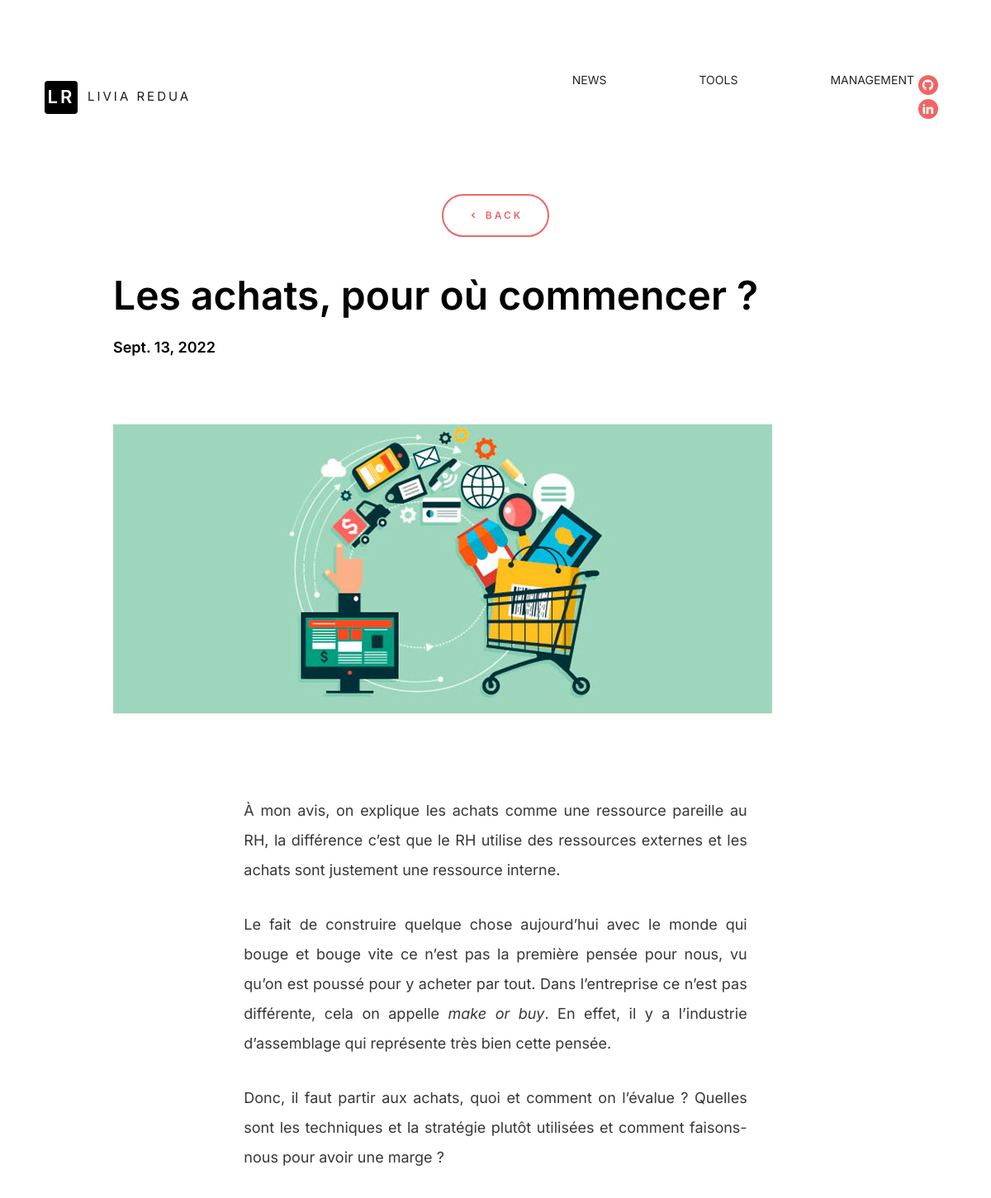
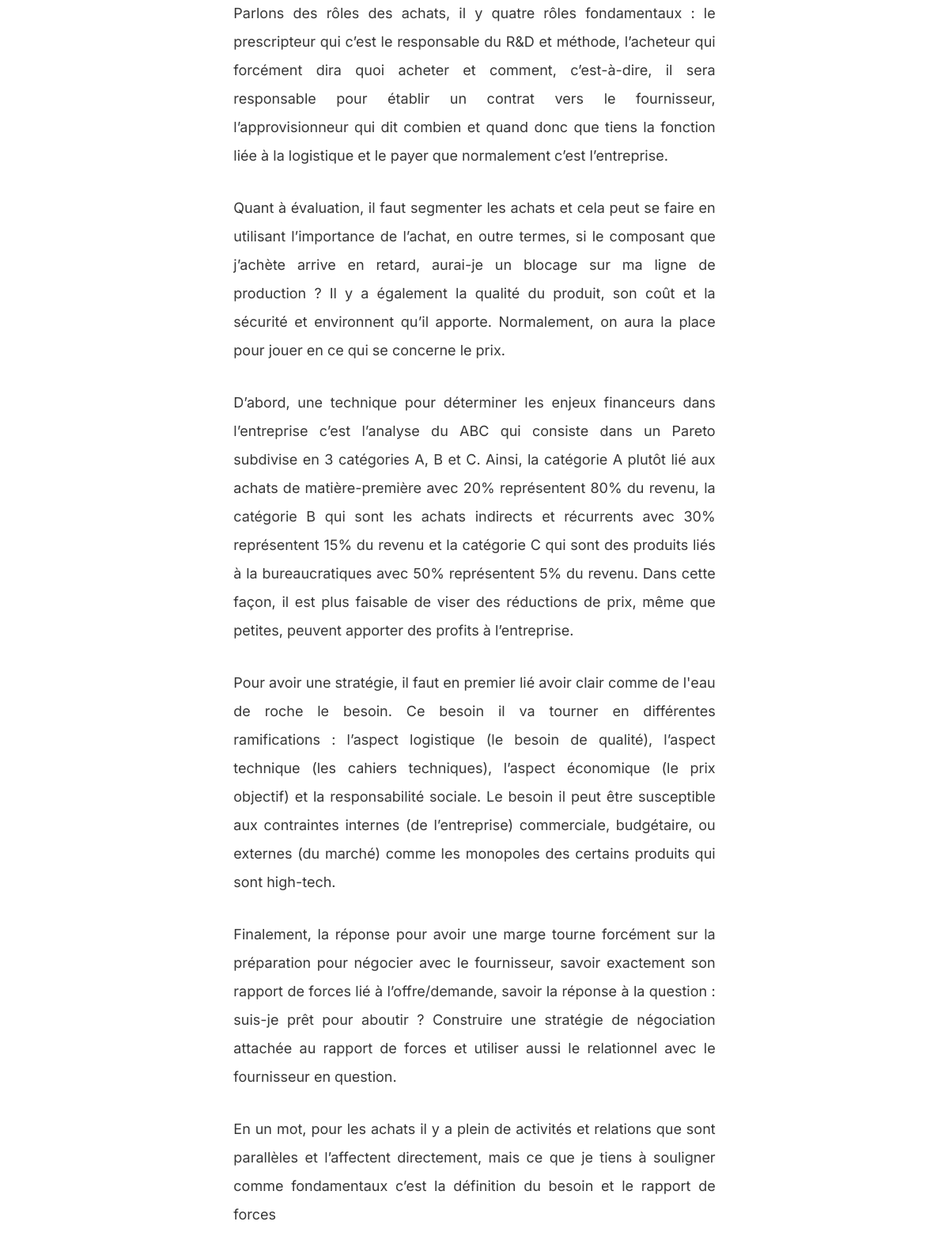
The app's page /detailsArt/2 with its own data (2 pictures, top to bottom).
### blog/models.py (models this page shows, shortened)
class Profile(models.Model):
    first_name = models.CharField('Nome',max_length=30)
    last_name = models.CharField('Sobrenome',max_length=30)
    birth = models.IntegerField('Data de Nascimento')
    linkedin = models.CharField('Likedin',max_length=50)
    gitHub = models.CharField('GitHub',max_length=50)

class DetailsArticles(models.Model):
    idArt = models.ForeignKey(Articles, on_delete=models.CASCADE)
    title = models.CharField('Tile',max_length=50)
    subtitle = models.CharField('Subtile',max_length=30, blank=True)
    year = models.DateField(auto_now=True)
    description = models.TextField('Description')

### blog/views.py (the view)
# urls.py: path('detailsArt/<int:idArt>', detailArt, name='detailArt'),
def detailArt(request, idArt):
    profile = Profile.objects.get(id=1)
    choisenItem = DetailsArticles.objects.get(idArt=idArt)
    data = {
        'profile': {
            'first_name': profile.first_name,
            'last_name': profile.last_name,
            'birth': profile.birth,
            'linkedin': profile.linkedin,
            'gitHub': profile.gitHub
        },
        'detail': {
            'title': choisenItem.title,
            'subtitle': choisenItem.subtitle,
            'year': choisenItem.year,
            'description': choisenItem.description,
            'image': choisenItem.idArt.image.url
        }
    }
    return render(request, 'detailsArt.html', data)

### blog/templates/detailsArt.html (shortened to what this page needs)
{% load static %}
<!doctype html>
<html lang="en">
<head>
  <link href="https://cdn.jsdelivr.net/npm/remixicon@2.5.0/fonts/remixicon.css" rel="stylesheet">
  <link href="https://cdn.jsdelivr.net/npm/bootstrap@5.0.2/dist/css/bootstrap.min.css" rel="stylesheet"
>
  <link href="https://unpkg.com/aos@2.3.1/dist/aos.css" rel="stylesheet">
  <link href="../static/assets/css/main.css" rel="stylesheet">
</head>
<body>
  <header class="ds-header" id="site-header">
    <div class="container">
      <div class="ds-header-inner">
        <div class="col-11">
          <nav class="navbar navbar-light bg-lignt navbar-expand-lg">
            <div class="container-fluid">
              <div class="col-7">
                <a class="navbar-brand ds-logo" href={% url 'news' %}>
                  <span>LR</span>{{profile.first_name}} {{profile.last_name}}
              </div>
              <div class="col-5">
                <div class="collapse navbar-collapse" id="navbarNav">
                  <ul class="navbar-nav ">
                    <li class="nav-item">
                      <a class="nav-link text-dark" href={% url 'news' %}>NEWS</a>
                    </li>
                    <li class="nav-item">
                      <a class="nav-link text-dark" href={% url 'tools' %}>TOOLS</a>
                    </li>
                    <li class="nav-item">
                      <a class="nav-link text-dark" href={% url 'management' %}>MANAGEMENT</a>
                    </li>
                  </ul>
                </div>
              </div>
            </div>
          </nav>
        </div>
        <div class="col-1">
          <ul class="ds-social row">
            <li class="row justify-content-center"><a href="{{profile.gitHub}}" target="_blank"><i class="ri-github-fill"></i></a></li>
            <li class="row justify-content-center"><a href="{{profile.linkedin}}" target="_blank"><i class="ri-linkedin-fill"></i></a></li>
          </ul>
        </div>
      </div>
    </div>
  </header>
  <main class="ds-main-section">
    <div class="container">
       <div class="ds-work-details-section">
           <div class="text-center">
             <a href={% url 'management' %} class="ds-button ds-arrow-button"><i class="ri-arrow-left-s-line"></i> BACK</a>
           </div>
           <div class="row justify-content-center">
             <div class="col-12 col-sm-12 col-md-10 col-lg-10 col-xl-10 col-xxl-10">
                 <header class="ds-work-det-hed">
                     <h1 class="ds-work-det-title">{{detail.title}}</h1>
                     <span class="ds-work-det-dep">{{detail.subtitle}}  {{detail.year}}</span>
                 </header>
                 <figure><img src="{{detail.image}}"></figure>
                 <div class="ds-work-content-sec">
                     <div class="row justify-content-center">
                         <div class="col-12 col-sm-12 col-md-8 col-lg-8 col-xl-8 col-xxl-8">
                          {% autoescape off %}
                          {{detail.description}}
                          {% endautoescape off %}
                         </div>
                     </div>
                 </div>
             </div>
           </div>
       </div>
    </div>
  </main>
 </body>
</html>

### blog/static/assets/css/main.css (style rules this page uses)
html { font-family: 'Inter', sans-serif;background-color:#FFF }
body { font-family: 'Inter', sans-serif;overflow-x: hidden; background-color:#FFF; font-weight:400;font-style: normal; color:#373737; font-size:14px }
a,a:hover,a:focus,i,input,button,input:focus,.transition { text-decoration: none;outline: none;transition-delay: 0s;transition-duration: 0.4s;transition-property: all;transition-timing-function: ease;box-shadow: none; }
a { color: #000 }
img { max-width: 100%;border: none;outline: none;height: auto; }
ul { padding: 0;margin: 0; }
h1,h2,h3,h4,h5,h6 { font-family: 'Inter', sans-serif; }
figure { margin: 0 }
svg,img { max-width: 100%; height: auto; }
.ds-header { position: fixed; top: 0; width: 100%; z-index: 5; background-color: #FFF; padding: 70px 0;transition-delay: 0s;transition-duration: 0.4s;transition-property: all;transition-timing-function: ease; }
.ds-header-inner { display: flex; justify-content: space-between; align-items: center; }
.ds-logo { text-transform: uppercase; font-size: 25px; letter-spacing: 3px; color: #000; display: flex; align-items: center; }
.ds-logo span { display:flex; align-items: center; justify-content: center; width: 40px; height: 40px; background-color: #000; border-radius: 4px; color: #FFF; font-size: 22px; font-weight: 600; text-align: center; margin-right: 12px; }
.ds-social li { margin-left: 12px; }
.ds-social li:first-child { margin-bottom: 5px; }
.ds-social li a { border-radius: 100%; color: #FFF; width: 24px; height: 24px; background-color: #F26464; display:flex; justify-content: center; align-items: center; text-align: center; font-size: 16px; }
.ds-button { display: inline-block; text-transform: uppercase;font-size: 12px;line-height: 13px;font-weight: 600;letter-spacing: 3px; color:#F26464; padding:17px 30px; border: 2px solid #F26464;border-radius: 60px; }
.ds-arrow-button i { display: inline-block; vertical-align: middle; }
.ds-work-det-hed { padding-top: 42px; padding-bottom: 80px; }
.ds-work-det-title { font-weight: 600; color:#000; font-size: 48px; margin-bottom: 20px; }
.ds-work-det-dep { display:block;font-weight: 600; color: #000; font-size: 18px; }
.ds-work-content-sec { padding: 100px 0; }
.ds-work-content-sec p { font-size: 18px; line-height: 36px; margin-bottom: 30px; }
#navbarNav li { margin-left: 3rem; margin-right: 3rem; }
#navbarNav a { text-align: center; }
@media (min-width: 355px) { .ds-logo { font-size: 15px; } }

### records on screen
Profile: first_name "LIVIA", last_name "REDUA"
DetailsArticles: title "Les achats, pour où commencer ?", year "Sept. 13, 2022", description "À mon avis, on explique les achats comme une ressource pareille au RH, la différence c’est que le RH utilise des ressources externes et les achats sont justement une ressource interne. Le fait de construire quelque chose aujourd’hui avec le monde qui bouge et bouge vite ce n’est pas la première pensée pour nous, vu qu’on est poussé pour y acheter par tout. Dans l’entreprise ce n’est pas différente, cela on appelle make or buy . En effet, il y a l’industrie d’assemblage qui représente très bien cette pensée. Donc, il faut partir aux achats, quoi et comment on l’évalue ? Quelles sont les techniques et la stratégie plutôt utilisées et comment faisons-nous pour avoir une marge ? Parlons des…"
